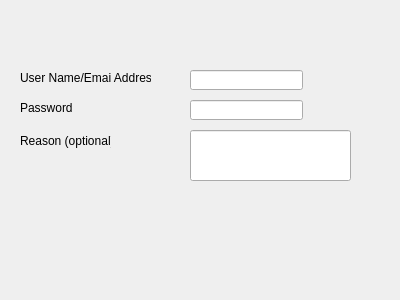
<ui version="4.0" >
 <author></author>
 <comment></comment>
 <exportmacro></exportmacro>
 <class>Form</class>
 <widget class="QWidget" name="Form" >
 <property name="geometry">
  <rect>
   <x>0</x>
   <y>0</y>
   <width>400</width>
   <height>300</height>
  </rect>
 </property>
 <property name="windowTitle">
  <string>Dialog</string>
 </property>
 <widget class="QLineEdit" name="lineEdit">
  <property name="geometry">
   <rect>
    <x>190</x>
    <y>70</y>
    <width>113</width>
    <height>20</height>
   </rect>
  </property>
 </widget>
 <widget class="QLabel" name="label">
  <property name="geometry">
   <rect>
    <x>20</x>
    <y>70</y>
    <width>131</width>
    <height>16</height>
   </rect>
  </property>
  <property name="text">
   <string>User Name/Emai Address</string>
  </property>
 </widget>
 <widget class="QLabel" name="label_2">
  <property name="geometry">
   <rect>
    <x>20</x>
    <y>100</y>
    <width>131</width>
    <height>16</height>
   </rect>
  </property>
  <property name="text">
   <string>Password</string>
  </property>
 </widget>
 <widget class="QLineEdit" name="lineEdit_2">
  <property name="geometry">
   <rect>
    <x>190</x>
    <y>100</y>
    <width>113</width>
    <height>20</height>
   </rect>
  </property>
 </widget>
 <widget class="QLabel" name="label_3">
  <property name="geometry">
   <rect>
    <x>20</x>
    <y>130</y>
    <width>91</width>
    <height>21</height>
   </rect>
  </property>
  <property name="text">
   <string>Reason (optional)</string>
  </property>
 </widget>
 <widget class="QLineEdit" name="lineEdit_3">
  <property name="geometry">
   <rect>
    <x>190</x>
    <y>130</y>
    <width>161</width>
    <height>51</height>
   </rect>
  </property>
 </widget>
</widget>
<resources/>
<connections/>
</ui>
